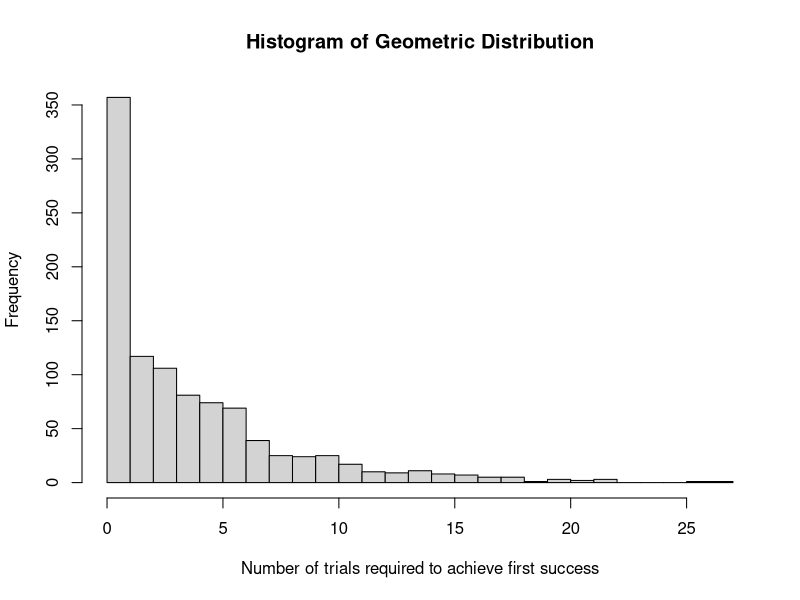

Write the R code that produced this figure.
## ---- chunk 1
knitr::opts_chunk$set(echo = TRUE)
## ---- chunk 2
# Set the probability of success
p <- 0.2

# Generate 1000 random variables from the geometric distribution
x <- rgeom(1000, p)

# Calculate basic statistics
mean_x <- mean(x)
var_x <- var(x)
sd_x <- sd(x)

# Print the results
cat("Number of trials required to achieve first success:\n")
cat("Mean:", format(mean_x, digits = 2), "\n")
cat("Variance:", format(var_x, digits = 2), "\n")
cat("Standard deviation:", format(sd_x, digits = 2), "\n")

# Plot histogram
hist(x, breaks = 30, main = "Histogram of Geometric Distribution", xlab = "Number of trials required to achieve first success", ylab = "Frequency")
## ---- chunk 3
# Function to calculate probability of more than 10% defectives in a sample from a hypergeometric distribution
prob_more_than_10_percent_defectives <- function(sample_size, total_items, defective_items, more_than_percentage) {
  if (sample_size > total_items) {
    return("Error: Sample size cannot be greater than total items.")
  }
  
  # Probability of selecting more than 10% defectives
  prob <- 1 - phyper(floor(defective_items * more_than_percentage), defective_items, total_items - defective_items, sample_size)
  
  return(prob)
}

# For sample of 10 from a box of 40
sample_size_1 <- 10
total_items_1 <- 40
defective_items_1 <- 0.1 * total_items_1

# Estimate probability for the given scenario
prob_1 <- prob_more_than_10_percent_defectives(sample_size_1, total_items_1, defective_items_1, 0.1)

cat("Probability of more than 10% defectives in a sample of 10 from a box of 40:", prob_1, "\n")
## ---- chunk 4
# For sample of 10 from a box of 5000
sample_size_2 <- 10
total_items_2 <- 5000
defective_items_2 <- 0.1 * total_items_2

# Estimate probability for the given scenario
prob_2 <- prob_more_than_10_percent_defectives(sample_size_2, total_items_2, defective_items_2, 0.1)

cat("Probability of more than 10% defectives in a sample of 10 from a box of 5000:", prob_2, "\n")
